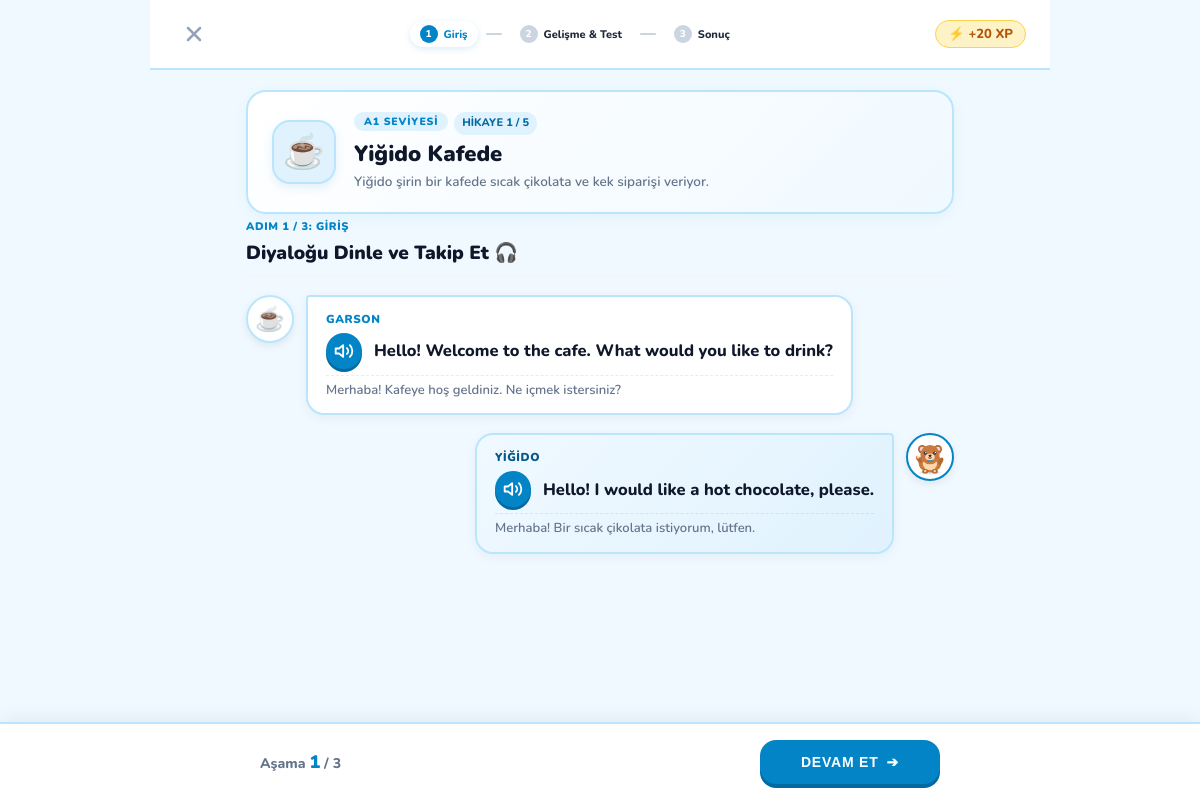
The page /story/1 on the database its author committed.
### tables this page shows
CREATE TABLE stories (
            id INTEGER PRIMARY KEY AUTOINCREMENT,
            unit_id INTEGER NOT NULL,
            title TEXT NOT NULL,
            description TEXT,
            icon TEXT DEFAULT 'coffee',
            xp_reward INTEGER DEFAULT 20,
            created_at TIMESTAMP DEFAULT CURRENT_TIMESTAMP, level TEXT DEFAULT 'A1', order_in_level INTEGER DEFAULT 1,
            FOREIGN KEY (unit_id) REFERENCES units(id)
        );

CREATE TABLE story_lines (
            id INTEGER PRIMARY KEY AUTOINCREMENT,
            story_id INTEGER NOT NULL,
            character_name TEXT NOT NULL,
            character_avatar TEXT,
            english_text TEXT NOT NULL,
            turkish_text TEXT NOT NULL,
            order_num INTEGER NOT NULL,
            is_left INTEGER DEFAULT 1, page_num INTEGER DEFAULT 1,
            FOREIGN KEY (story_id) REFERENCES stories(id)
        );

### app.py (the view)
@app.route('/story/<int:story_id>')
@login_required
def story_view(story_id):
    conn = get_db_connection()
    user = g.user
    story = conn.execute('SELECT * FROM stories WHERE id = ?', (story_id,)).fetchone()
    if not story:
        conn.close()
        return redirect(url_for('stories_library'))
    level = story['level']
    order = story['order_in_level']
    completed_rows = conn.execute(
        'SELECT story_id FROM user_story_progress WHERE user_id = ? AND completed = 1',
        (user['id'],)
    ).fetchall()
    completed_ids = set(r['story_id'] for r in completed_rows)
    prev_map = {'A2': 'A1', 'B1': 'A2', 'B2': 'B1'}
    prev_lvl = prev_map.get(level)
    level_unlocked = True
    if prev_lvl:
        prev_stories = conn.execute('SELECT id FROM stories WHERE level = ?', (prev_lvl,)).fetchall()
        level_unlocked = len(prev_stories) >= 5 and all(s['id'] in completed_ids for s in prev_stories)
    story_unlocked = False
    if level_unlocked:
        if order == 1:
            story_unlocked = True
        else:
            prev_in_level = conn.execute('SELECT id FROM stories WHERE level = ? AND order_in_level = ?', (level, order - 1)).fetchone()
            if prev_in_level and prev_in_level['id'] in completed_ids:
                story_unlocked = True
            elif story['id'] in completed_ids:
                story_unlocked = True
    if not story_unlocked:
        conn.close()
        return redirect(url_for('stories_library', level=level, locked=1))
    page1_rows = conn.execute('SELECT * FROM story_lines WHERE story_id = ? AND page_num = 1 ORDER BY order_num ASC', (story_id,)).fetchall()
    page2_rows = conn.execute('SELECT * FROM story_lines WHERE story_id = ? AND page_num = 2 ORDER BY order_num ASC', (story_id,)).fetchall()
    page3_rows = conn.execute('SELECT * FROM story_lines WHERE story_id = ? AND page_num = 3 ORDER BY order_num ASC', (story_id,)).fetchall()
    page1_lines = [dict(r) for r in page1_rows]
    page2_lines = [dict(r) for r in page2_rows]
    page3_lines = [dict(r) for r in page3_rows]
    q_row = conn.execute('SELECT * FROM story_questions WHERE story_id = ? LIMIT 1', (story_id,)).fetchone()
    question_data = None
    if q_row:
        question_data = dict(q_row)
        try:
            question_data['options'] = json.loads(q_row['options'])
        except Exception:
            question_data['options'] = []
    is_completed = story['id'] in completed_ids
    next_story = conn.execute(
        'SELECT id, title, level, order_in_level FROM stories WHERE level = ? AND order_in_level = ?',
        (level, order + 1)
    ).fetchone()
    conn.close()
    return render_template('story.html',
                           user=user,
                           story=story,
                           page1_lines=page1_lines,
                           page2_lines=page2_lines,
                           page3_lines=page3_lines,
                           question=question_data,
                           is_completed=is_completed,
                           next_story=next_story)

### app.py (called while the page is built, shortened)
def get_db_connection():
    conn = sqlite3.connect(DB_PATH)
    conn.row_factory = sqlite3.Row
    return conn

def get_or_create_default_user(conn):
    cursor = conn.cursor()
    cursor.execute('SELECT * FROM users WHERE id = 1')
    user = cursor.fetchone()
    return user

def is_guest_user(user):
    if not user:
        return True
    return bool(user['google_id'] is None or user['google_id'] == '')

def login_required(f):
    @wraps(f)
    def decorated_function(*args, **kwargs):
        if not g.user:
            session['next_url'] = request.url
            return redirect(url_for('login'))
        return f(*args, **kwargs)
    return decorated_function

### templates/story.html (shortened to what this page needs)
{% extends "base.html" %}
{% block header %}
<div class="lesson-top-bar story-top-bar">
    <a href="{{ url_for('stories_library', level=story.level) }}" class="btn-exit" id="exit-story-btn" title="Kütüphaneye Dön">
        <svg width="24" height="24" viewBox="0 0 24 24" fill="none" stroke="currentColor" stroke-width="2.5" stroke-linecap="round" stroke-linejoin="round">
            <line x1="18" y1="6" x2="6" y2="18"></line>
            <line x1="6" y1="6" x2="18" y2="18"></line>
        </svg>
    </a>
    <div class="story-stepper-nav">
        <div class="story-step-pill active" id="pill-step-1">
            <span class="step-num">1</span>
            <span class="step-name">Giriş</span>
        </div>
        <div class="story-stepper-line" id="line-step-1"></div>
        <div class="story-step-pill" id="pill-step-2">
            <span class="step-num">2</span>
            <span class="step-name">Gelişme & Test</span>
        </div>
        <div class="story-stepper-line" id="line-step-2"></div>
        <div class="story-step-pill" id="pill-step-3">
            <span class="step-num">3</span>
            <span class="step-name">Sonuç</span>
        </div>
    </div>
    <div class="story-xp-header-tag" title="Hikaye Tamamlama Ödülü">
        <span class="xp-icon">⚡</span>
        <span class="xp-val">+{{ story.xp_reward or 20 }} XP</span>
    </div>
</div>
{% endblock %}
{% block content %}
<div class="story-flow-container">
    <div class="story-header-card">
        <div class="story-icon-badge">
            <span class="story-main-icon">{{ story.icon or '☕' }}</span>
        </div>
        <div class="story-header-text">
            <div class="story-meta-tags">
                <span class="story-unit-badge">{{ story.level }} SEVİYESİ</span>
                <span class="story-sub-order-badge">HİKAYE {{ story.order_in_level }} / 5</span>
            </div>
            <h1 class="story-title">{{ story.title }}</h1>
            <p class="story-description">{{ story.description }}</p>
        </div>
    </div>
    <div class="story-step-page active-page" id="page-step-1">
        <div class="story-page-heading">
            <span class="page-phase-tag">Adım 1 / 3: Giriş</span>
            <h2 class="page-phase-title">Diyaloğu Dinle ve Takip Et 🎧</h2>
        </div>
        <div class="story-dialogue-stream">
            {% for line in page1_lines %}
            {% set is_left = (line.is_left == 1) %}
            <div class="story-line-wrapper {% if is_left %}bubble-left{% else %}bubble-right{% endif %}"
                 data-en="{{ line.english_text|e }}">
                <div class="dialogue-avatar-wrap">
                    {% if line.character_avatar and line.character_avatar.startswith('/') %}
                        <img src="{{ line.character_avatar }}" alt="{{ line.character_name }}" class="dialogue-avatar-img">
                    {% else %}
                        <div class="dialogue-avatar-emoji">{{ line.character_avatar or (line.character_name[0]|upper) }}</div>
                    {% endif %}
                </div>
                <div class="dialogue-bubble">
                    <div class="bubble-speaker-tag">
                        <span class="speaker-name">{{ line.character_name }}</span>
                    </div>
                    <div class="bubble-main-row">
                        <button type="button"
                                class="bubble-speaker-btn"
                                onclick="playDialogueSpeech('{{ line.english_text|replace("'", "\\'") }}', this)"
                                title="İngilizce Telaffuzu Dinle">
                        </button>
                        <div class="bubble-english-text">{{ line.english_text }}</div>
                    </div>
                    <div class="bubble-turkish-text">{{ line.turkish_text }}</div>
                </div>
            </div>
            {% endfor %}
        </div>
    </div>
    <footer class="story-footer-bar">
        <div class="story-footer-inner">
            <div class="story-step-info">
                <span class="step-label">Aşama</span>
                <span class="step-num" id="current-page-num">1</span> / 3
            </div>
            <button type="button"
                    class="btn-3d btn-blue btn-story-action"
                    id="story-action-btn"
                    onclick="handleStoryAction()">
                <span id="story-action-text">DEVAM ET</span>
                <span id="story-action-icon">➔</span>
            </button>
        </div>
    </footer>
</div>
{% endblock %}

### rows shown on the page
stories: xp_reward "20", icon "☕", level "A1", order_in_level "1", title "Yiğido Kafede", description "Yiğido şirin bir kafede sıcak çikolata ve kek siparişi veriyor."
story_lines: character_avatar "☕", character_name "GARSON", english_text "Hello! Welcome to the cafe. What would you like to drink?", turkish_text "Merhaba! Kafeye hoş geldiniz. Ne içmek istersiniz?"
story_lines: character_avatar (picture), character_name "YIĞIDO", english_text "Hello! I would like a hot chocolate, please.", turkish_text "Merhaba! Bir sıcak çikolata istiyorum, lütfen."
